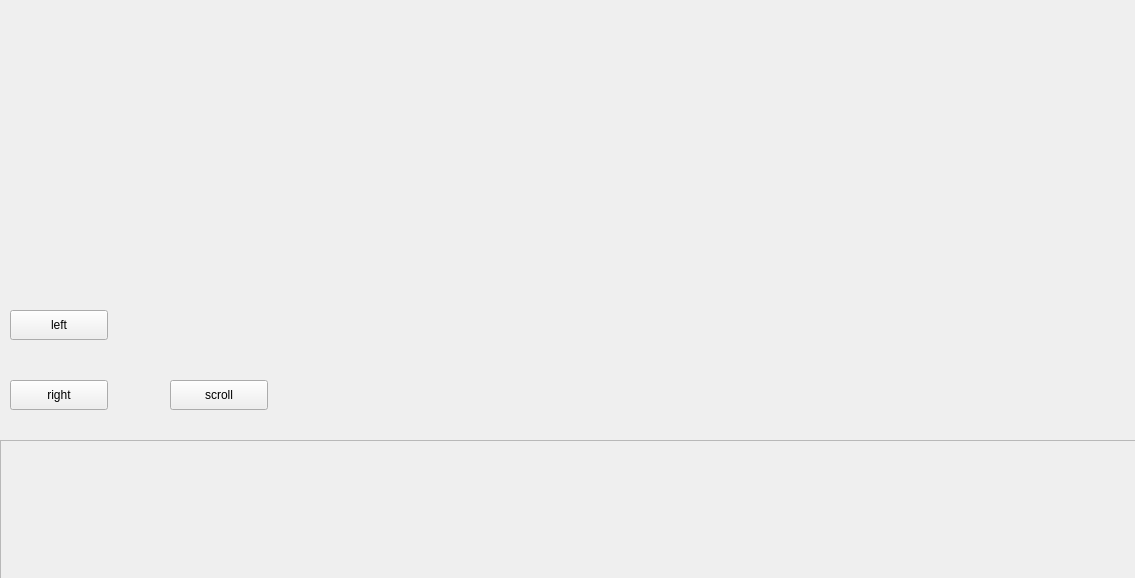
<?xml version="1.0" encoding="UTF-8"?>
<ui version="4.0">
 <class>MainWindow</class>
 <widget class="QMainWindow" name="MainWindow">
  <property name="geometry">
   <rect>
    <x>0</x>
    <y>0</y>
    <width>1135</width>
    <height>578</height>
   </rect>
  </property>
  <property name="windowTitle">
   <string>MainWindow</string>
  </property>
  <widget class="QWidget" name="centralWidget">
   <widget class="QScrollArea" name="scroll">
    <property name="geometry">
     <rect>
      <x>0</x>
      <y>440</y>
      <width>1141</width>
      <height>141</height>
     </rect>
    </property>
    <property name="widgetResizable">
     <bool>true</bool>
    </property>
    <widget class="QWidget" name="scrollAreaWidgetContents">
     <property name="geometry">
      <rect>
       <x>0</x>
       <y>0</y>
       <width>1139</width>
       <height>139</height>
      </rect>
     </property>
    </widget>
   </widget>
   <widget class="QPushButton" name="go_left">
    <property name="geometry">
     <rect>
      <x>10</x>
      <y>310</y>
      <width>98</width>
      <height>30</height>
     </rect>
    </property>
    <property name="text">
     <string>left</string>
    </property>
   </widget>
   <widget class="QPushButton" name="go_right">
    <property name="geometry">
     <rect>
      <x>10</x>
      <y>380</y>
      <width>98</width>
      <height>30</height>
     </rect>
    </property>
    <property name="text">
     <string>right</string>
    </property>
   </widget>
   <widget class="QPushButton" name="scroll_button">
    <property name="geometry">
     <rect>
      <x>170</x>
      <y>380</y>
      <width>98</width>
      <height>30</height>
     </rect>
    </property>
    <property name="text">
     <string>scroll</string>
    </property>
   </widget>
  </widget>
 </widget>
 <layoutdefault spacing="6" margin="11"/>
 <resources/>
 <connections/>
</ui>
